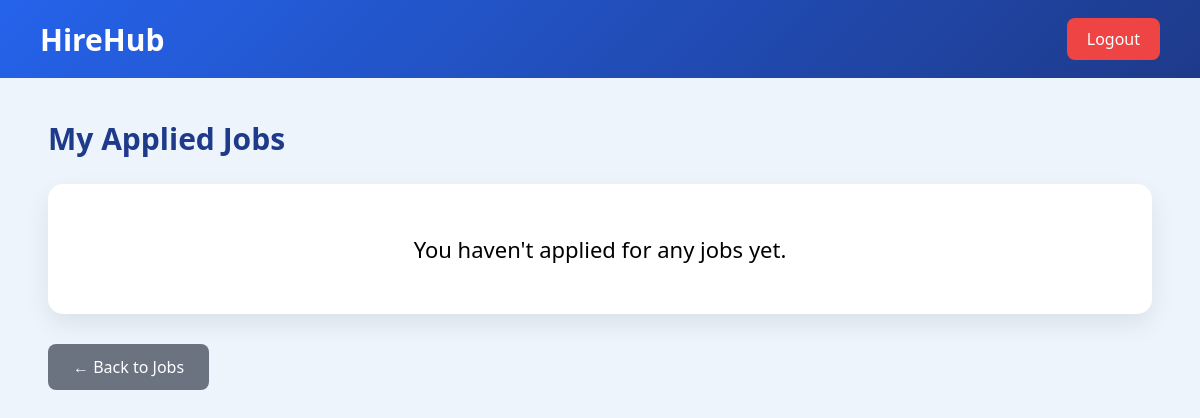
The page /jobseeker/job/applied/ (signed in) on the database as committed earlier.
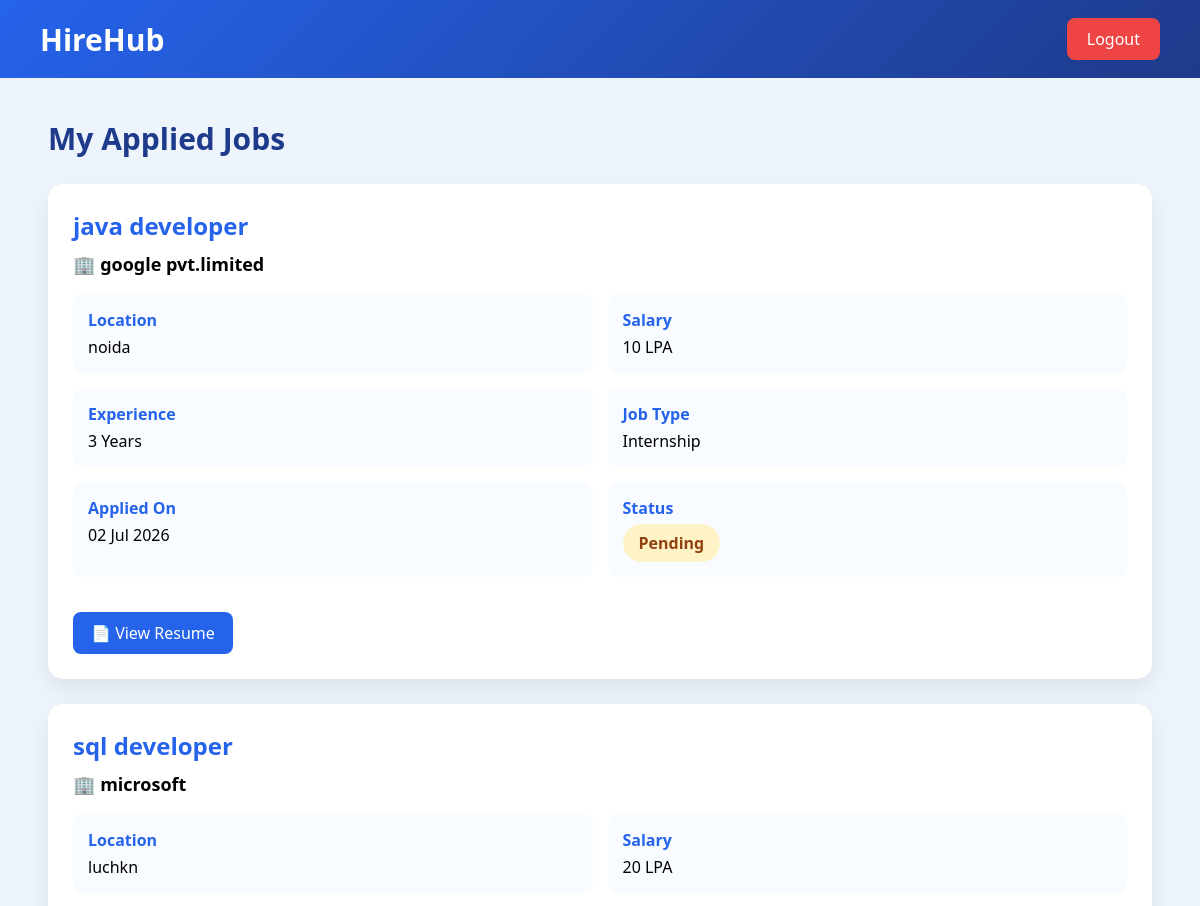
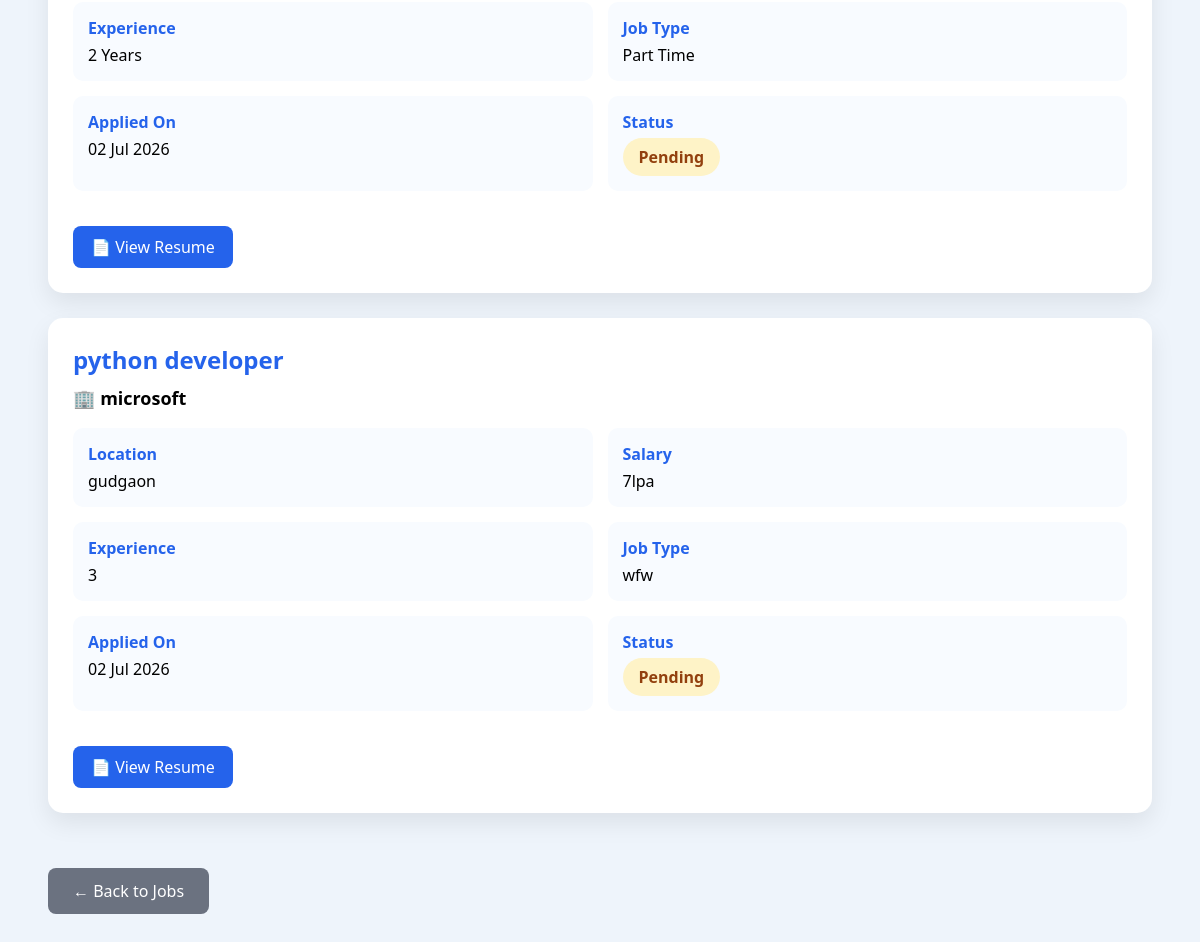
The same page on the database as committed later (2 pictures, top to bottom).
### employer/models.py (models this page shows, shortened)
class applied_jobs(models.Model):
    job = models.ForeignKey(
        Job,
        on_delete=models.CASCADE
    )
    jobseeker = models.ForeignKey(
        'jobseeker.Jobseekerreg',
        on_delete=models.CASCADE
    )
    resume=models.FileField(upload_to='resumes/',
        null=True,
        blank=True
    )
    cover_letter = models.TextField(blank=True)
    applied_on = models.DateTimeField(auto_now_add=True)
    status = models.CharField(max_length=20, default='Pending')
    def __str__(self):
        return self.jobseeker.name

class Job(models.Model):
    employer = models.ForeignKey(
        Employerreg,
        on_delete=models.CASCADE
    )
    job_title = models.CharField(max_length=100)
    company_name = models.CharField(max_length=100)
    location = models.CharField(max_length=100)
    salary = models.CharField(max_length=50)
    experience = models.CharField(max_length=50)
    job_type = models.CharField(max_length=50)
    vacancies = models.IntegerField()
    skills = models.TextField()
    description = models.TextField()
    posted_on = models.DateTimeField(auto_now_add=True)

### jobseeker/views.py (the view)
# urls.py: path("job/applied/",views.viewappliedjobs,name="viewappliedjobs"),
def viewappliedjobs(request):
    if "jsid" not in request.session:
        return redirect("jobseekerlogin")
    js = Jobseekerreg.objects.get(
        email=request.session["jsid"]
    )
    applied_jobs_list = applied_jobs.objects.filter(
        jobseeker=js
    )
    print(applied_jobs_list)
    context = {
        "jobs": applied_jobs_list
    }
    return render(
        request,
        "jobseeker/viewappliedjobs.html",
        context
    )

### jobseeker/templates/jobseeker/viewappliedjobs.html (shortened to what this page needs)
<!DOCTYPE html>
<html lang="en">
<head>
</head>
<body>
<div class="header">
<h2>HireHub</h2>
<a href="{% url 'jobseekerlogout' %}">
Logout
</a>
</div>
<div class="container">
<div class="title">
<h2>My Applied Jobs</h2>
</div>
{% for app in jobs %}
<div class="card">
<h3>{{ app.job.job_title }}</h3>
<div class="company">
🏢 {{ app.job.company_name }}
</div>
<div class="grid">
<div class="item">
<strong>Location</strong>
{{ app.job.location }}
</div>
<div class="item">
<strong>Salary</strong>
{{ app.job.salary }}
</div>
<div class="item">
<strong>Experience</strong>
{{ app.job.experience }}
</div>
<div class="item">
<strong>Job Type</strong>
{{ app.job.job_type }}
</div>
<div class="item">
<strong>Applied On</strong>
{{ app.applied_on|date:"d M Y" }}
</div>
<div class="item">
<strong>Status</strong>
<span class="status">
{{ app.status }}
</span>
</div>
</div>
{% if app.resume %}
<a href="{{ app.resume.url }}" class="resume">
📄 View Resume
</a>
{% endif %}
</div>
{% empty %}
<div class="empty">
You haven't applied for any jobs yet.
</div>
{% endfor %}
<a href="{% url 'viewjobs' %}" class="back">
← Back to Jobs
</a>
</div>
</body>
</html>

Rows that differ between the two databases and show on the page:
added applied_jobs: job.job_title "java developer", job.company_name "google pvt.limited", job.location "noida", job.salary "10 LPA", job.experience "3 Years", job.job_type "Internship", applied_on "02 Jul 2026", status "Pending"
added applied_jobs: job.job_title "sql developer", job.company_name "microsoft", job.location "luchkn", job.salary "20 LPA", job.experience "2 Years", job.job_type "Part Time", applied_on "02 Jul 2026", status "Pending"
added applied_jobs: job.job_title "python developer", job.company_name "microsoft", job.location "gudgaon", job.salary "7lpa", job.experience "3", job.job_type "wfw", applied_on "02 Jul 2026", status "Pending"
Other text that changed with them:
text no longer shown: "You haven't applied for any jobs yet."
